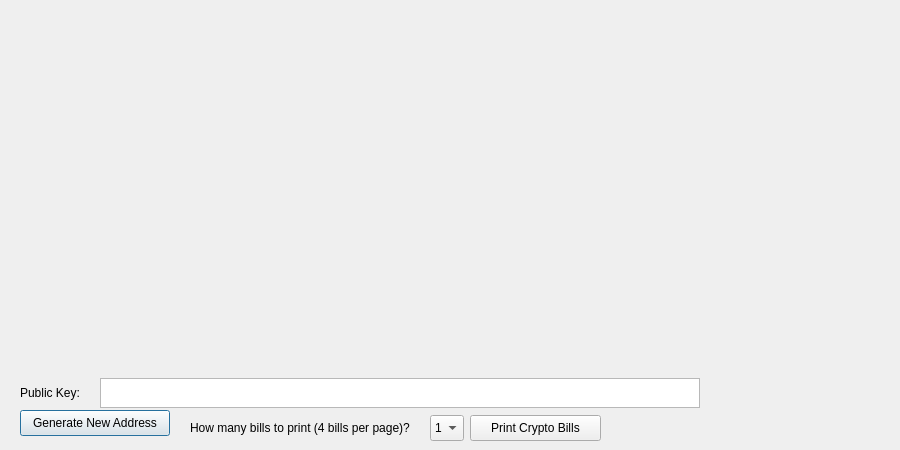
<?xml version="1.0" encoding="UTF-8"?>
<ui version="4.0">
 <class>PaperWalletDialog</class>
 <widget class="QDialog" name="PaperWalletDialog">
  <property name="geometry">
   <rect>
    <x>0</x>
    <y>0</y>
    <width>900</width>
    <height>450</height>
   </rect>
  </property>
  <property name="windowTitle">
   <string>Print Your Paper Wallets (Print Crypto Bills 4 per Page)</string>
  </property>
  <widget class="QLabel" name="privateKeyQRCode">
   <property name="geometry">
    <rect>
     <x>710</x>
     <y>159</y>
     <width>149</width>
     <height>149</height>
    </rect>
   </property>
   <property name="text">
    <string/>
   </property>
   <property name="scaledContents">
    <bool>true</bool>
   </property>
  </widget>
  <widget class="QLabel" name="addressQRCode">
   <property name="geometry">
    <rect>
     <x>52</x>
     <y>106</y>
     <width>120</width>
     <height>120</height>
    </rect>
   </property>
   <property name="text">
    <string/>
   </property>
   <property name="scaledContents">
    <bool>true</bool>
   </property>
  </widget>
  <widget class="QPushButton" name="getNewAddress">
   <property name="geometry">
    <rect>
     <x>20</x>
     <y>410</y>
     <width>150</width>
     <height>26</height>
    </rect>
   </property>
   <property name="text">
    <string>Generate New Address</string>
   </property>
   <property name="icon">
    <iconset resource="../bitcoin.qrc">
     <normaloff>:/icons/add</normaloff>:/icons/add</iconset>
   </property>
  </widget>
  <widget class="QLabel" name="paperTemplate">
   <property name="geometry">
    <rect>
     <x>20</x>
     <y>10</y>
     <width>885</width>
     <height>360</height>
    </rect>
   </property>
   <property name="text">
    <string notr="true"/>
   </property>
   <property name="pixmap">
    <pixmap resource="../bitcoin.qrc">:/icons/paper_wallet</pixmap>
   </property>
  </widget>
  <widget class="VerticalLabel" name="addressText">
   <property name="geometry">
    <rect>
     <x>185</x>
     <y>0</y>
     <width>30</width>
     <height>361</height>
    </rect>
   </property>
   <property name="font">
    <font>
     <family>Monospace</family>
     <pointsize>8</pointsize>
     <weight>50</weight>
     <italic>false</italic>
     <bold>false</bold>
    </font>
   </property>
   <property name="text">
    <string/>
   </property>
   <property name="scaledContents">
    <bool>true</bool>
   </property>
   <property name="alignment">
    <set>Qt::AlignCenter</set>
   </property>
   <property name="textInteractionFlags">
    <set>Qt::TextSelectableByKeyboard|Qt::TextSelectableByMouse</set>
   </property>
  </widget>
  <widget class="VerticalLabel" name="privateKeyText">
   <property name="geometry">
    <rect>
     <x>490</x>
     <y>-20</y>
     <width>31</width>
     <height>361</height>
    </rect>
   </property>
   <property name="font">
    <font>
     <family>Monospace</family>
     <pointsize>8</pointsize>
     <weight>50</weight>
     <italic>false</italic>
     <bold>false</bold>
    </font>
   </property>
   <property name="text">
    <string/>
   </property>
   <property name="scaledContents">
    <bool>true</bool>
   </property>
   <property name="alignment">
    <set>Qt::AlignCenter</set>
   </property>
   <property name="textInteractionFlags">
    <set>Qt::TextSelectableByKeyboard|Qt::TextSelectableByMouse</set>
   </property>
  </widget>
  <widget class="QPushButton" name="printButton">
   <property name="geometry">
    <rect>
     <x>470</x>
     <y>415</y>
     <width>131</width>
     <height>26</height>
    </rect>
   </property>
   <property name="text">
    <string>Print Crypto Bills</string>
   </property>
   <property name="icon">
    <iconset resource="../bitcoin.qrc">
     <normaloff>:/icons/receiving_addresses</normaloff>:/icons/receiving_addresses</iconset>
   </property>
  </widget>
  <widget class="QDialogButtonBox" name="buttonBox">
   <property name="geometry">
    <rect>
     <x>610</x>
     <y>415</y>
     <width>81</width>
     <height>26</height>
    </rect>
   </property>
   <property name="standardButtons">
    <set>QDialogButtonBox::NoButton</set>
   </property>
   <property name="centerButtons">
    <bool>true</bool>
   </property>
  </widget>
  <widget class="QLabel" name="label">
   <property name="geometry">
    <rect>
     <x>190</x>
     <y>415</y>
     <width>281</width>
     <height>26</height>
    </rect>
   </property>
   <property name="text">
    <string>How many bills to print (4 bills per page)?</string>
   </property>
  </widget>
  <widget class="QComboBox" name="walletCount">
   <property name="geometry">
    <rect>
     <x>430</x>
     <y>415</y>
     <width>34</width>
     <height>26</height>
    </rect>
   </property>
   <property name="editable">
    <bool>false</bool>
   </property>
   <item>
    <property name="text">
     <string>1</string>
    </property>
   </item>
   <item>
    <property name="text">
     <string>2</string>
    </property>
   </item>
   <item>
    <property name="text">
     <string>3</string>
    </property>
   </item>
   <item>
    <property name="text">
     <string>4</string>
    </property>
   </item>
   <item>
    <property name="text">
     <string>5</string>
    </property>
   </item>
   <item>
    <property name="text">
     <string>6</string>
    </property>
   </item>
   <item>
    <property name="text">
     <string>7</string>
    </property>
   </item>
   <item>
    <property name="text">
     <string>8</string>
    </property>
   </item>
   <item>
    <property name="text">
     <string>9</string>
    </property>
   </item>
   <item>
    <property name="text">
     <string>10</string>
    </property>
   </item>
   <item>
    <property name="text">
     <string>11</string>
    </property>
   </item>
   <item>
    <property name="text">
     <string>12</string>
    </property>
   </item>
  </widget>
  <widget class="QTextEdit" name="publicKey">
   <property name="geometry">
    <rect>
     <x>100</x>
     <y>378</y>
     <width>600</width>
     <height>30</height>
    </rect>
   </property>
   <property name="undoRedoEnabled">
    <bool>false</bool>
   </property>
   <property name="readOnly">
    <bool>true</bool>
   </property>
   <property name="html">
    <string>&lt;!DOCTYPE HTML PUBLIC &quot;-//W3C//DTD HTML 4.0//EN&quot; &quot;http://www.w3.org/TR/REC-html40/strict.dtd&quot;&gt;
&lt;html&gt;&lt;head&gt;&lt;meta name=&quot;qrichtext&quot; content=&quot;1&quot; /&gt;&lt;style type=&quot;text/css&quot;&gt;
p, li { white-space: pre-wrap; }
&lt;/style&gt;&lt;/head&gt;&lt;body style=&quot; font-family:'Sans Serif'; font-size:9pt; font-weight:400; font-style:normal;&quot;&gt;
&lt;p style=&quot;-qt-paragraph-type:empty; margin-top:0px; margin-bottom:0px; margin-left:0px; margin-right:0px; -qt-block-indent:0; text-indent:0px;&quot;&gt;&lt;br /&gt;&lt;/p&gt;&lt;/body&gt;&lt;/html&gt;</string>
   </property>
   <property name="acceptRichText">
    <bool>false</bool>
   </property>
  </widget>
  <widget class="QLabel" name="label_2">
   <property name="geometry">
    <rect>
     <x>20</x>
     <y>380</y>
     <width>91</width>
     <height>26</height>
    </rect>
   </property>
   <property name="text">
    <string>Public Key:</string>
   </property>
  </widget>
  <zorder>getNewAddress</zorder>
  <zorder>paperTemplate</zorder>
  <zorder>addressQRCode</zorder>
  <zorder>privateKeyQRCode</zorder>
  <zorder>addressText</zorder>
  <zorder>privateKeyText</zorder>
  <zorder>printButton</zorder>
  <zorder>buttonBox</zorder>
  <zorder>label</zorder>
  <zorder>walletCount</zorder>
  <zorder>publicKey</zorder>
  <zorder>label_2</zorder>
 </widget>
 <customwidgets>
  <customwidget>
   <class>VerticalLabel</class>
   <extends>QLabel</extends>
   <header>verticallabel.h</header>
  </customwidget>
 </customwidgets>
 <resources>
  <include location="../bitcoin.qrc"/>
 </resources>
 <connections>
  <connection>
   <sender>buttonBox</sender>
   <signal>rejected()</signal>
   <receiver>PaperWalletDialog</receiver>
   <slot>close()</slot>
   <hints>
    <hint type="sourcelabel">
     <x>680</x>
     <y>408</y>
    </hint>
    <hint type="destinationlabel">
     <x>357</x>
     <y>214</y>
    </hint>
   </hints>
  </connection>
 </connections>
</ui>
